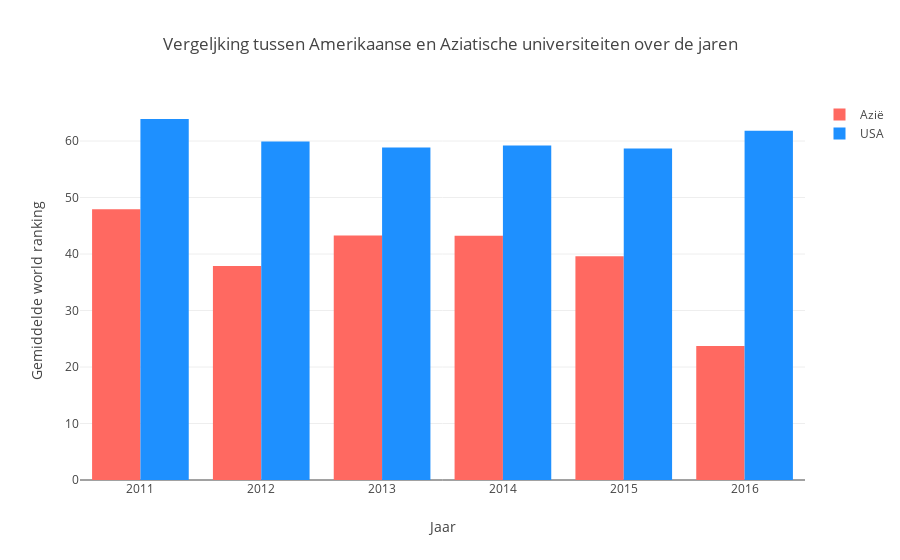

Notebook code cell kept with this figure:
### Code cell
barplot_ranks()

### Figure 1 — Plotly figure (JSON) as saved in the notebook; plotly's stock layout.template omitted (floating-point values rounded to 4 significant figures)
{"data": [{"marker": {"color": "#FF6961"}, "name": "Azië", "type": "bar", "uid": "70a25dc8-9c20-4b9f-b205-bc3c11b9322b", "x": [2011, 2012, 2013, 2014, 2015, 2016], "y": [47.92, 37.86, 43.29, 43.23, 39.61, 23.74]}, {"marker": {"color": "#1e90ff"}, "name": "USA", "type": "bar", "uid": "7b8cea85-e7d7-4ebd-9492-9143d9d53352", "x": [2011, 2012, 2013, 2014, 2015, 2016], "y": [63.9, 59.93, 58.84, 59.19, 58.69, 61.8]}], "layout": {"barmode": "group", "title": {"text": "Vergeljking tussen Amerikaanse en Aziatische universiteiten over de jaren"}, "xaxis": {"title": {"text": "Jaar"}, "type": "category"}, "yaxis": {"title": {"text": "Gemiddelde world ranking"}}}}
